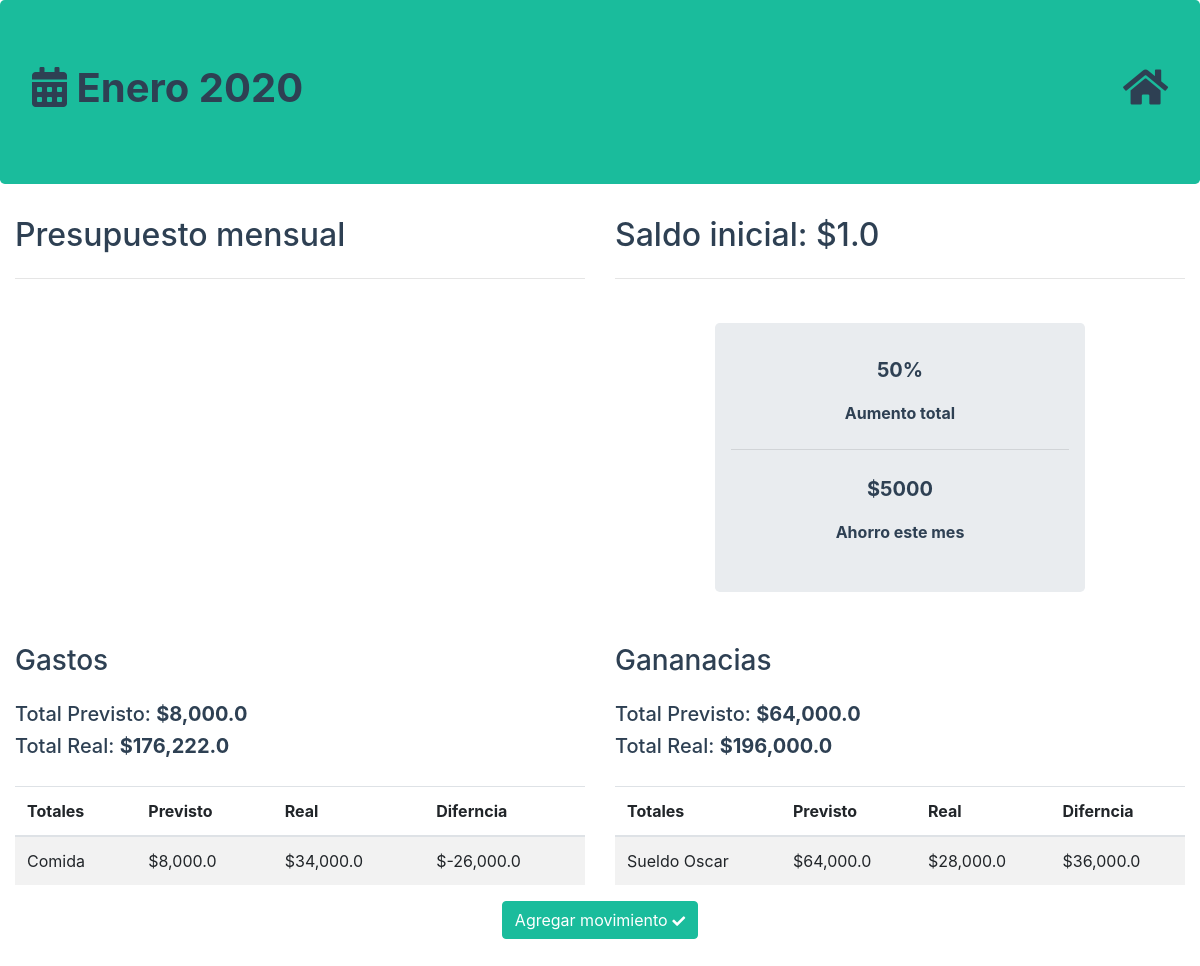
Page /budget/1 on the committed database.
### planner/models.py (models this page shows, shortened)
class Budget(models.Model):
    expenses = models.ManyToManyField(Expense)
    incomes = models.ManyToManyField(Income)
    planned_income = models.ManyToManyField(PlannedIncome)
    planned_expense = models.ManyToManyField(PlannedExpense)
    month = models.IntegerField()
    initial_amoumt = models.FloatField()
    def get_month_name(self):
        return MONTHS.get(self.month)
    def get_planned_expeses(self):
        return self.planned_expense.all()
    def get_planned_incomes(self):
        return self.planned_income.all()
    def get_total_incomes_by_category(self):
        totals = self.incomes.all().values(
            category_name=models.F('category__name')).annotate(
                amount=models.Sum('amount'))
        return {val['category_name']: val['amount'] for val in totals}
    def get_total_expenses_by_category(self):
        totals = self.expenses.all().values(
            category_name=models.F('category__name')).annotate(
                amount=models.Sum('amount'))
        return {val['category_name']: val['amount'] for val in totals}
    def get_total_planned_incomes(self):
        return self.planned_income.all().aggregate(
            amount=models.Sum('planned_amount'))
    def get_total_planned_expenses(self):
        return self.planned_expense.all().aggregate(
            amount=models.Sum('planned_amount'))

class PlannedExpense(models.Model):
    category = models.ForeignKey(Category, on_delete=models.CASCADE)
    planned_amount = models.FloatField()
    actual_amount = models.FloatField(default=0.0)

class Category(models.Model):
    types = [
        ('ex', 'expense'),
        ('in', 'income')
    ]
    name = models.CharField(max_length=250)
    category_type = models.CharField(max_length=50, choices=types)
    objects = CategoryQuerySet.as_manager()

class PlannedIncome(models.Model):
    category = models.ForeignKey(Category, on_delete=models.CASCADE)
    planned_amount = models.FloatField()
    actual_amount = models.FloatField(default=0.0)

### planner/views.py (the view)
# urls.py: path('budget/<int:id_>', views.budget_view, name='budget'),
def budget_view(request, id_):
    budget = get_object_or_404(Budget, pk=id_)
    month = budget.get_month_name()
    planned_expenses = budget.get_planned_expeses()
    planned_incomes = budget.get_planned_incomes()
    total_incomes_cat = budget.get_total_incomes_by_category()
    total_expenses_cat = budget.get_total_expenses_by_category()
    total_planned_expenses = budget.get_total_planned_expenses()
    total_planned_incomes = budget.get_total_planned_incomes()
    total_incomes = sum(total_incomes_cat.values())
    total_expenses = sum(total_expenses_cat.values())
    context = {'budget': budget, 'month': month,
               'planned_expenses': planned_expenses,
               'planned_incomes': planned_incomes,
               'total_incomes_cat': total_incomes_cat,
               'total_expenses_cat': total_expenses_cat,
               'total_planned_in': total_planned_incomes['amount'],
               'total_planned_ex': total_planned_expenses['amount'],
               'total_incomes': total_incomes,
               'total_expenses': total_expenses
               }
    return render(request, 'planner/budget.html', context)

### planner/templatetags/dict_lookup.py (called while the page is built)
@register.filter
def get_item(dictionary, key):
    return dictionary.get(key, 0.0)

@register.filter
def diff(act, curr):
    return curr - act

### planner/templates/planner/budget.html (shortened to what this page needs)
{% extends 'base.html' %}
{% load humanize %}
{% load dict_lookup %}
{% block jumbo %}
    <i class="fas fa-calendar-alt" aria-hidden="true"></i> {{ month }} 2020
    <a href="{% url 'home' %}" id="goHome" ><i class="fa fa-home" aria-hidden="true"></i></a>
{% endblock jumbo %}
{% block content %}
    <div class="container-fluid pb-5">
        <div class="row">
            <div class="col-lg-6 col-md-6">
                 <h2 class="headlines">Presupuesto mensual</h2>
                 <hr class="my-4">
            </div>
            <div class="col-lg-6 col-md-6">
                <h2 class="headlines">Saldo inicial:  ${{ budget.initial_amoumt | intcomma }}</h2>
                <hr class="my-4">
           </div>
        </div>
        <div class="row top-buffer">
            <div class="col-lg-5 col-md-5">
            </div>
            <div class="col-lg-4 col-md-4 offset-lg-2 offset-md-2 text-center">
                <div class="jumbotron saving-month-box">
                    <p class="lead">50%</p>
                    <p>Aumento total</p>
                    <hr class="my-4">
                    <p class="lead">$5000</p>
                    <p>Ahorro este mes</p>
                </div>
           </div>
        </div>
        <div class="row top-buffer">
            <div class="col-lg-6 col-md-6">
                <h3 class="headlines mb-4">Gastos</h3>
                <h5 class="headlines">Total Previsto: <strong>${{ total_planned_ex | intcomma }}</strong></h5>
                <h5 class="headlines">Total Real: <strong>${{ total_expenses | intcomma }}</strong></h5>
            </div>
            <div class="col-lg-6 col-md-6">
                <h3 class="headlines mb-4">Gananacias</h3>
                <h5 class="headlines">Total Previsto: <strong>${{ total_planned_in | intcomma }}</strong></h5>
                <h5 class="headlines">Total Real: <strong>${{ total_incomes | intcomma }}</strong></h5>
           </div>
        </div>
        <div class="row top-buffer">
            <div class="col-lg-6 col-md-6">
                <table class="table table-striped table-condensed">
                    <thead class="thead-inverse">
                        <tr>
                            <th scope="col">Totales</th>
                            <th scope="col">Previsto</th>
                            <th scope="col">Real</th>
                            <th scope="col">Diferncia</th>
                        </tr>
                    </thead>
                        <tbody>
                            {% for expense in planned_expenses %}
                                <tr>
                                    <td scope="row">{{ expense.category.name }}</td>
                                    <td>${{ expense.planned_amount | intcomma }}</td>
                                    <td>${{ total_expenses_cat | get_item:expense.category.name | intcomma }}</td>
                                    <td>${{ total_expenses_cat | get_item:expense.category.name | diff:expense.planned_amount | intcomma }}</td>
                                </tr>
                            {% endfor %}
                        </tbody>
                </table>
            </div>
            <div class="col-lg-6 col-md-6">
                <table class="table table-striped table-condensed">
                    <thead class="thead-inverse">
                        <tr>
                            <th scope="col">Totales</th>
                            <th scope="col">Previsto</th>
                            <th scope="col">Real</th>
                            <th scope="col">Diferncia</th>
                        </tr>
                    </thead>
                        <tbody>
                            {% for income in planned_incomes %}
                                <tr>
                                    <td scope="row">{{ income.category.name }}</td>
                                    <td>${{ income.planned_amount | intcomma }}</td>
                                    <td>${{ total_incomes_cat | get_item:income.category.name | intcomma }}</td>
                                    <td>${{ total_incomes_cat | get_item:income.category.name | diff:income.planned_amount | intcomma }}</td>
                                </tr>
                            {% endfor %}
                        </tbody>
                </table>
            </div>
        </div>
        <div class="row">
            <div class="col-lg-12 text-center">
                <a class="btn btn-success move-button" href="{% url 'add' id_=budget.id %}" role="button">Agregar movimiento <i class="fas fa-check"></i></a>
            </div>
        </div>
    </div>
{% endblock content %}

### planner/static/planner/style.css (style rules this page uses)
.headlines { color: #2E4053; }
.top-buffer { margin-top:20px; }
.move-button { background-color: #1ABC9C; border-color: #1ABC9C; }
.fa-check, .fa-arrow-left, .fa-plus, .fa-save { font-size: 13px; }
.saving-month-box { padding: 32px 16px 32px 16px; }
.saving-month-box > p { color: #2E4053; font-weight: bold; }
#goHome { float: right; text-decoration: none; color: inherit; }

### rows in the picture
Budget: initial_amoumt "1.0"
PlannedExpense: category.name "Comida", planned_amount "8,000.0", category.name "34,000.0", category+planned_amount "-26,000.0"
PlannedIncome: category.name "Sueldo Oscar", planned_amount "64,000.0", category.name "28,000.0", category+planned_amount "36,000.0"

### other values in the picture
{{ month }} "Enero"
{{ total_planned_ex | intcomma }} "8,000.0"
{{ total_expenses | intcomma }} "176,222.0"
{{ total_planned_in | intcomma }} "64,000.0"
{{ total_incomes | intcomma }} "196,000.0"
